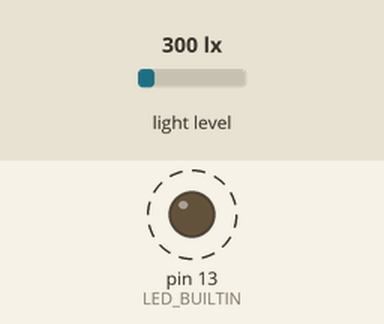
A sketch run on a simulated Arduino Uno, built for the host (arithmetic inside an expression is 32-bit, double 64-bit). Parts: output pins drawn as LEDs (lit = HIGH). Dashed ring = blinking. Inputs (shaded band) come from the test bench; at power-on: light level 300 lx. WiFi joins after 1.5 s; servers stay silent unless stated; what the sketch prints to the serial monitor is not drawn.

Above: at 1.7 s.
Timing chart, 0 to 6.1 s (numbered marks = the images above):
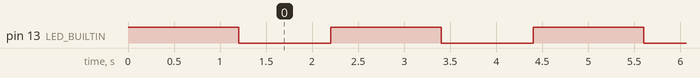

The sketch:

H7-FINAL.ino
```cpp
#include <Wire.h>
#include <BH1750.h>
#include <Ethernet.h>

// Paramètres réseau
byte mac[] = { 0xDE, 0xAD, 0xBE, 0xEF, 0xFE, 0xED };  // Adresse MAC de l'appareil
IPAddress ip(192, 168, 65, 177);  // Adresse IP statique de l'appareil
IPAddress server(192, 168, 65, 151);  // Adresse IP du serveur avec lequel communiquer

// Initialise la classe Ethernet client
EthernetClient client;

// Initialise le capteur BH1750
BH1750 lightMeter;

void setup() {
  // Initialise la communication série
  Serial.begin(9600);

  // Initialise la broche numérique LED_BUILTIN comme sortie
  pinMode(LED_BUILTIN, OUTPUT);
  digitalWrite(LED_BUILTIN, HIGH);  // Éteindre la LED

  // Initialise l'Ethernet avec l'adresse MAC et IP
  Ethernet.begin(mac, ip);

  // Donne le temps au shield de se connecter au réseau
  delay(1000);

  // Initialise le capteur BH1750
  Wire.begin();
  if (lightMeter.begin(BH1750::CONTINUOUS_HIGH_RES_MODE)) {
    //Serial.println("BH1750 initialisé avec succès");
  } else {
    Serial.println("Erreur d'initialisation du BH1750");
  }
}

void loop() {
  // Vérifier si le client est connecté au serveur
  if (!client.connected()) {

    // Si le client n'est pas connecté, tenter de se connecter au serveur
    Serial.println("Tentative de connexion au serveur...");
    if (client.connect(server, 8080)) {
      Serial.println("Connecté au serveur");
    } else {
      // Si le client n'est pas connecté, déconnecter et tenter de se connecter au serveur
      client.stop(); // Déconnexion explicite
      // Si la connexion échoue, afficher un message et attendre avant de réessayer
      Serial.println("Échec de la connexion au serveur, nouvelle tentative dans 5 secondes");
      delay(5000);
      return; // Sortir de la boucle pour éviter d'exécuter le reste du code
    }
  }

  // Si le client est connecté, lire la valeur de luminosité du capteur BH1750
  float lux = lightMeter.readLightLevel();
  Serial.println(lux);

  // Envoyer la valeur de luminosité au serveur
  client.println(lux);

  // Faire clignoter la LED
  digitalWrite(LED_BUILTIN, LOW);  // Allumer la LED
  delay(1000);  // Attendre une seconde
  digitalWrite(LED_BUILTIN, HIGH);  // Éteindre la LED

  // Attendre une seconde avant la prochaine lecture
  delay(1000);
}
```

Measured:
- by itself, pin 13 (LED_BUILTIN): alternates HIGH for 1.2 s and LOW for 1.0 s
